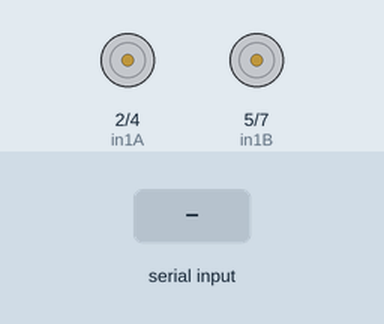
Bench run of a sketch on a simulated Arduino Uno, built with avr-gcc and run on an emulated ATmega328P. Shown: motor-driver pin pairs drawn as motors (green arrow = first pin HIGH = forward, orange = second pin HIGH = backward, longer = more drive, scaled by the enable pin). The inputs (shaded band) are chosen by the test bench.

Above: at 1.2 s.
1.3 s: "90,45\n" received over Serial
At 2.5 s:
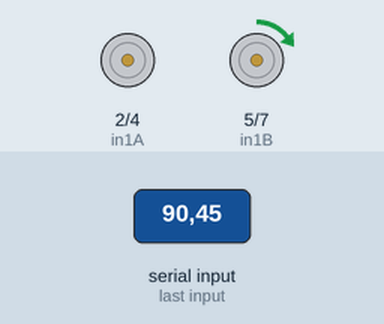
2.8 s: "0\n" received over Serial
At 3.7 s:
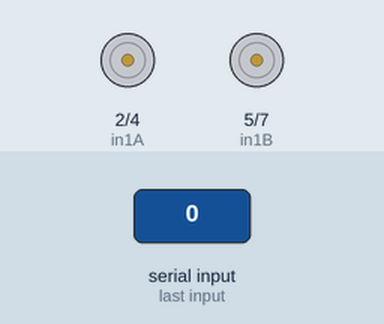
4.3 s: "1\n" received over Serial
5.8 s: "2\n" received over Serial
7.3 s: "3\n" received over Serial
8.8 s: "5\n" received over Serial
Timing chart, 0 to 11.3 s (numbered marks = the images above; inputs shaded):
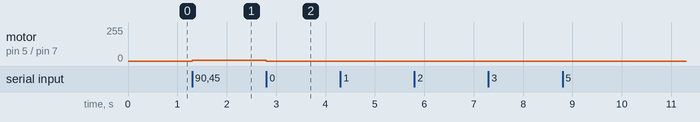

The sketch:

motor_control.ino
```cpp
#define in1A 2
#define in2A 4
#define enA 3
#define enB 6
#define in1B 5
#define in2B 7


void setup() {
  // Motor driver pin setup
  pinMode(enA, OUTPUT);
  pinMode(in1A, OUTPUT);
  pinMode(in2A, OUTPUT);
  pinMode(enB, OUTPUT);
  pinMode(in1B, OUTPUT);
  pinMode(in2B, OUTPUT);

  // Serial setup
  Serial.begin(115200l);
  Serial.setTimeout(10000);  // turn off motors after 10s no input
}

void moveLeft(int pwm, bool dir) {
  analogWrite(enA, pwm);
  // delay(200);
  digitalWrite(in1A, dir);
  digitalWrite(in2A, !dir);
}

void moveRight(int pwm, bool dir) {
  analogWrite(enB, pwm);
  // delay(200);
  digitalWrite(in1B, dir);
  digitalWrite(in2B, !dir);
}

void loop() {
  while (Serial.available()) {
    long int msg = Serial.parseInt();

    // Decompose msg (msd lllrrrd lsd (e.g. 1801802))
    int dirs = msg % 10;
    bool left_dir = 1, right_dir = 1;  // 0 -> back, 1 -> forward
    msg /= 10;
    switch (dirs) {
      case 0:
        break;
      case 1:
        right_dir = 0;
        break;
      case 2:
        left_dir = 0;
        break;
      case 3:
        left_dir = 0;
        right_dir = 0;
        break;
    }

    int right_pwm = msg % 1000;
    int left_pwm = msg / 1000;
    // Serial.print("\nLeft: ");
    // Serial.print(left_pwm);
    // Serial.print(" Right: ");
    // Serial.print(right_pwm);


    // Command motors
    moveRight(right_pwm, right_dir);
    moveLeft(left_pwm, left_dir);
  }
}
```

Measured:
- after the input at 1.3 s, motor on pin 5 (in1B) / pin 7 (in2B): stopped → forward 4/255 at once
- after the input at 2.8 s, motor on pin 5 (in1B) / pin 7 (in2B): forward 4/255 → stopped at once
